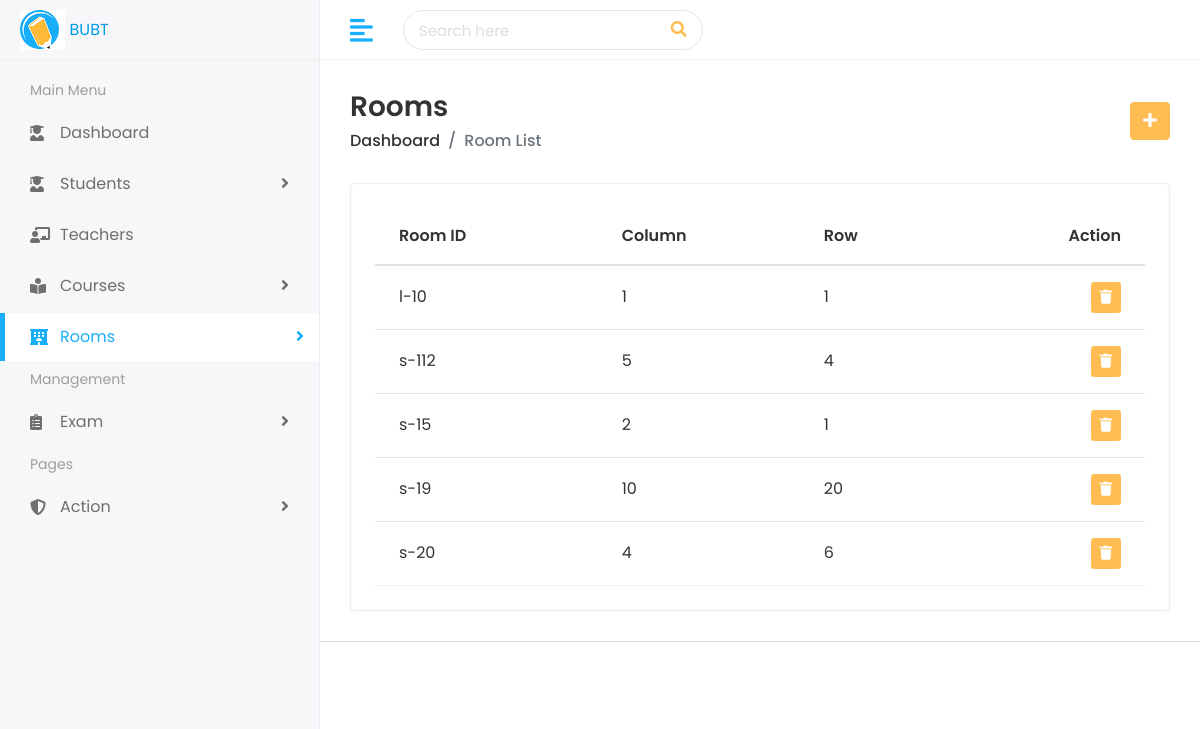
/teacher/roomlist.php (signed in), run on the app's committed database.
### tables this page shows
CREATE TABLE `room` (
  `roomid` varchar(500) NOT NULL,
  `columncount` int NOT NULL,
  `capacity` int NOT NULL
);

### teacher/roomlist.php (the view, shortened to what this page needs)
<?php
include("header.php");
?>
<div class="page-wrapper">
    <div class="content container-fluid">
        <div class="page-header">
            <div class="row align-items-center">
                <div class="col">
                    <h3 class="page-title">Rooms</h3>
                    <ul class="breadcrumb">
                        <li class="breadcrumb-item"><a href="index.html">Dashboard</a></li>
                        <li class="breadcrumb-item active">Room List</li>
                    </ul>
                </div>
                <div class="col-auto text-right float-right ml-auto">
                    <a href="roomAdd.php" class="btn btn-primary"><i class="fas fa-plus"></i></a>
                </div>
            </div>
        </div>
        <div class="row">
            <div class="col-sm-12">
                <div class="card card-table">
                    <div class="card-body">
                        <div class="table-responsive">
                            <table class="table table-hover table-center mb-0 datatable">
                                <thead>
                                    <tr>
                                        <th>Room ID</th>
                                        <th>Column</th>
                                        <th>Row</th>
                                        <th class="text-right">Action</th>
                                    </tr>
                                </thead>
                                <tbody>
                                    <?php
                                    $query = "select * from room;";
                                    $result = $conn->query($query);
                                    if ($result->num_rows > 0) {
                                        while ($row = $result->fetch_assoc()) {
                                            $roomid  = $row['roomid'];
                                            $column  = $row['columncount'];
                                            $capacity = $row['capacity'];
                                    ?>
                                            <tr>
                                                <td><?php echo $roomid   ?></td>
                                                <td><?php echo $column  ?></td>
                                                <td><?php echo $capacity/$column  ?></td>
                                                <td class="text-right">
                                                    <div class="actions">
                                                        <a href="roomdeletecore.php?roomid=<?php echo $roomid  ?>" class="btn btn-sm bg-danger-light">
                                                            <i class="fas fa-trash"></i>
                                                        </a>
                                                    </div>
                                                </td>
                                            </tr>
                                    <?php }
                                    } ?>
                                </tbody>
                            </table>
                        </div>
                    </div>
                </div>
            </div>
        </div>
    </div>
    <?php
    include("footer.php");
    ?>

### teacher/assets/css/style.css (style rules this page uses)
html { height: 100%; }
body { background-color: #fff; color: #333; font-family: 'Poppins', sans-serif; font-size: 1rem; height: 100%; line-height: 1.5; overflow-x: hidden; }
h1, h2, h3, h4, h5, h6 { font-family: 'Poppins', sans-serif; margin-top: 0; }
a { color: #009ce7; }
input, button, a { transition: all 0.4s ease; -moz-transition: all 0.4s ease; -o-transition: all 0.4s ease; -ms-transition: all 0.4s ease; -webkit-transition: all 0.4s ease; }
ul, ol { padding: 0px; list-style: none; }
.table { color: #333; max-width: 100%; margin-bottom: 0; width: 100%; }
.table thead tr th { font-weight: 600; }
.table tbody tr { border-bottom: 1px solid rgba(0, 0, 0, 0.05); }
.table.table-center td, .table.table-center th { vertical-align: middle; }
.card-table .card-body .table > thead > tr > th { border-top: 0; }
.card-table .card-body .table tr td:first-child, .card-table .card-body .table tr th:first-child { padding-left: 1.5rem; }
.card-table .card-body .table tr td:last-child, .card-table .card-body .table tr th:last-child { padding-right: 1.5rem; }
.card-table .table td, .card-table .table th { border-top: 1px solid #e2e5e8; padding: 1rem 0.75rem; white-space: nowrap; }
.btn-primary { background-color: #FFBC53; border: 1px solid #FFBC53; }
.card { border: 1px solid #ececf5; box-shadow: 0 1px 3px 0 rgba(0, 0, 0, 0.03); margin-bottom: 1.875rem; }
.card-body { padding: 1.5rem; }
.bg-danger-light { background-color:#FFBC53 !important; color:#fff !important; }
.page-wrapper { margin-left: 320px; padding-top: 60px; position: relative; transition: all 0.4s ease; }
.page-wrapper > .content { padding: 1.875rem 1.875rem 0; }
.page-header { margin-bottom: 1.875rem; }
.page-header .breadcrumb { background-color: transparent; color: #6c757d; font-size: 1rem; font-weight: 500; margin-bottom: 0; padding: 0; }
.page-header .breadcrumb a { color: #333; }
.page-title { font-size: 28px; font-weight: 600; color: #333; margin-bottom: 5px; }

### data on the page
room: roomid "l-10", columncount "1", $capacity/$column "1"
room: roomid "s-112", columncount "5", $capacity/$column "4"
room: roomid "s-15", columncount "2", $capacity/$column "1"
room: roomid "s-19", columncount "10", $capacity/$column "20"
room: roomid "s-20", columncount "4", $capacity/$column "6"
